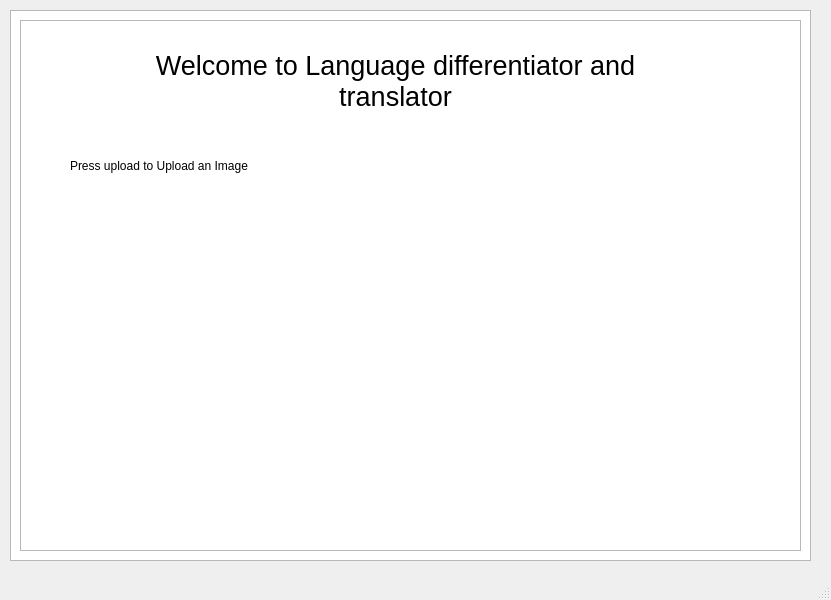
<?xml version="1.0" encoding="UTF-8"?>
<ui version="4.0">
 <class>MainWindow</class>
 <widget class="QMainWindow" name="MainWindow">
  <property name="geometry">
   <rect>
    <x>0</x>
    <y>0</y>
    <width>831</width>
    <height>600</height>
   </rect>
  </property>
  <property name="windowTitle">
   <string>MainWindow</string>
  </property>
  <widget class="QWidget" name="centralwidget">
   <widget class="QTextBrowser" name="textBrowser">
    <property name="geometry">
     <rect>
      <x>10</x>
      <y>10</y>
      <width>801</width>
      <height>551</height>
     </rect>
    </property>
   </widget>
   <widget class="QListView" name="listView">
    <property name="geometry">
     <rect>
      <x>20</x>
      <y>20</y>
      <width>781</width>
      <height>531</height>
     </rect>
    </property>
   </widget>
   <widget class="QLabel" name="label">
    <property name="geometry">
     <rect>
      <x>120</x>
      <y>50</y>
      <width>551</width>
      <height>61</height>
     </rect>
    </property>
    <property name="font">
     <font>
      <pointsize>20</pointsize>
     </font>
    </property>
    <property name="text">
     <string>Welcome to Language differentiator and translator</string>
    </property>
    <property name="textFormat">
     <enum>Qt::RichText</enum>
    </property>
    <property name="alignment">
     <set>Qt::AlignCenter</set>
    </property>
    <property name="wordWrap">
     <bool>true</bool>
    </property>
   </widget>
   <widget class="QLabel" name="label_2">
    <property name="geometry">
     <rect>
      <x>70</x>
      <y>150</y>
      <width>301</width>
      <height>31</height>
     </rect>
    </property>
    <property name="text">
     <string>Press upload to Upload an Image</string>
    </property>
   </widget>
  </widget>
  <widget class="QStatusBar" name="statusbar"/>
 </widget>
 <resources/>
 <connections/>
</ui>
